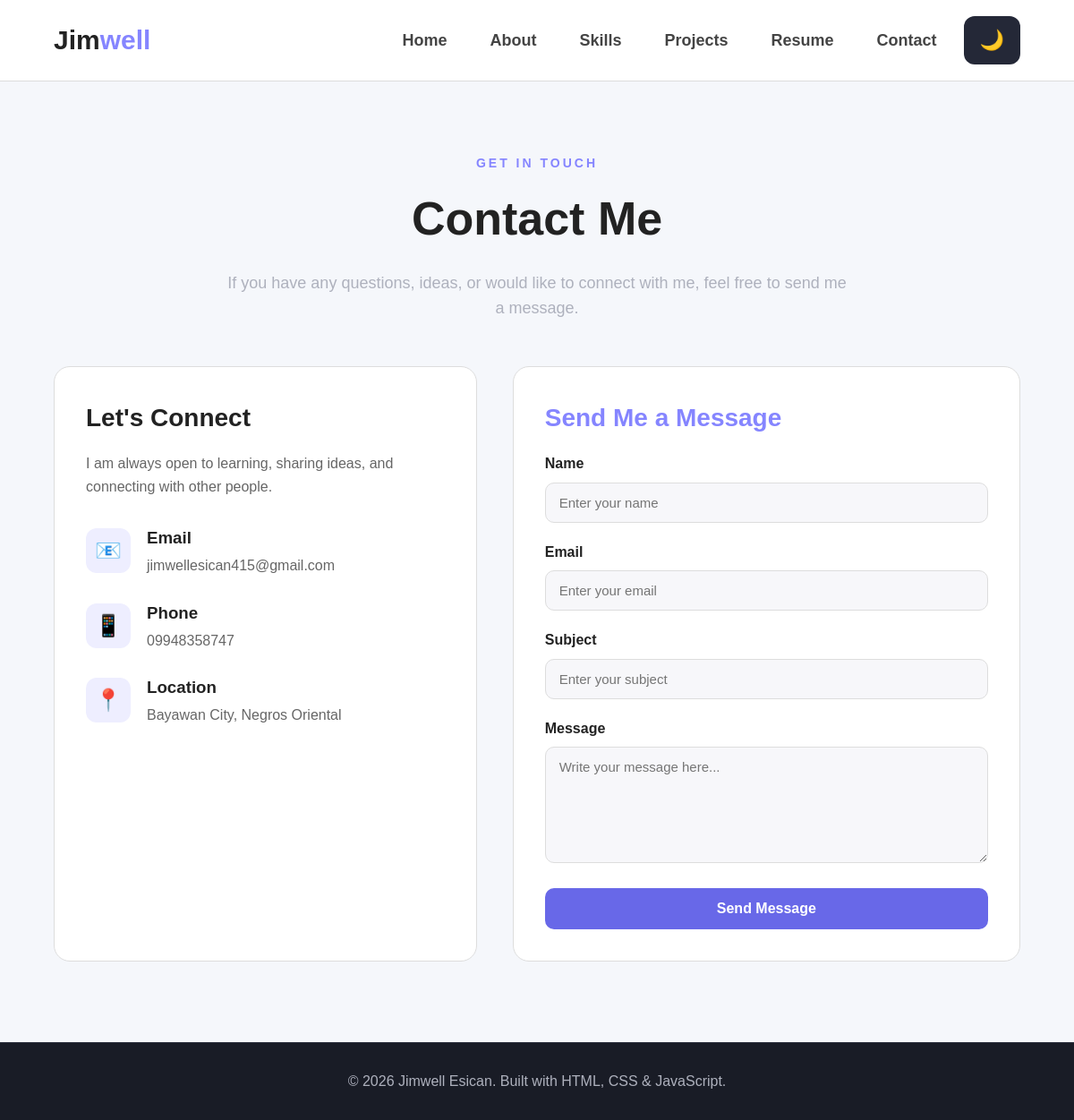
The page /contact.php on the database its author committed.
### tables this page shows
CREATE TABLE `profile` (
  `id` int(11) NOT NULL,
  `full_name` varchar(100) DEFAULT NULL,
  `headline` varchar(150) DEFAULT NULL,
  `introduction` text DEFAULT NULL,
  `biography` text DEFAULT NULL,
  `email` varchar(100) DEFAULT NULL,
  `phone` varchar(30) DEFAULT NULL,
  `location` varchar(100) DEFAULT NULL,
  `profile_image` varchar(255) DEFAULT NULL,
  `interests` text DEFAULT NULL,
  `goals` text DEFAULT NULL,
  `journey` text DEFAULT NULL
);

### contact.php (the view, shortened to what this page needs)
<?php
require_once __DIR__ . '/includes/db.php';
$profileStmt = $pdo->query("SELECT * FROM profile LIMIT 1");
$profile = $profileStmt->fetch();
$name = '';
$email = '';
$subject = '';
$message = '';
?>
<!DOCTYPE html>
<html lang="en">
<head>
    <link rel="stylesheet" href="css/style.css">
</head>
<body>
    <header class="header">
        <nav class="navbar container">
            <a href="index.php" class="logo">
                Jim<span>well</span>
            </a>
            <div class="nav-links">
                <a href="index.php">Home</a>
                <a href="about.php">About</a>
                <a href="skills.php">Skills</a>
                <a href="projects.php">Projects</a>
                <a href="resume.php">Resume</a>
                <a href="contact.php">Contact</a>
                <button
                    class="theme-toggle"
                    aria-label="Toggle dark mode">
                </button>
            </div>
        </nav>
    </header>
    <main>
        <section class="page-header container">
            <p class="eyebrow">
                GET IN TOUCH
            </p>
            <h1>
                Contact Me
            </h1>
            <p>
                If you have any questions, ideas, or would
                like to connect with me, feel free to send
                me a message.
            </p>
        </section>
        <section class="contact-section container">
            <div class="contact-info">
                <h2>
                    Let's Connect
                </h2>
                <p>
                    I am always open to learning, sharing
                    ideas, and connecting with other people.
                </p>
                <div class="contact-item">
                    <div class="contact-icon">
                        📧
                    </div>
                    <div>
                        <h3>Email</h3>
                        <p>
                            <?= htmlspecialchars($profile['email'] ?? '', ENT_QUOTES, 'UTF-8') ?>
                        </p>
                    </div>
                </div>
                <div class="contact-item">
                    <div class="contact-icon">
                        📱
                    </div>
                    <div>
                        <h3>Phone</h3>
                        <p>
                            <?= htmlspecialchars($profile['phone'] ?? '', ENT_QUOTES, 'UTF-8') ?>
                        </p>
                    </div>
                </div>
                <div class="contact-item">
                    <div class="contact-icon">
                        📍
                    </div>
                    <div>
                        <h3>Location</h3>
                        <p>
                            <?= htmlspecialchars($profile['location'] ?? '', ENT_QUOTES, 'UTF-8') ?>
                        </p>
                    </div>
                </div>
            </div>
            <div class="contact-form-container">
                <h2>
                    Send Me a Message
                </h2>
                <form id="contactFormServer" method="POST" action="contact.php">
                    <div class="form-group">
                        <label for="name">
                            Name
                        </label>
                        <input
                            type="text"
                            id="name"
                            name="name"
                            placeholder="Enter your name"
                            maxlength="100"
                            value="<?= htmlspecialchars($name, ENT_QUOTES, 'UTF-8') ?>"
                            required>
                    </div>
                    <div class="form-group">
                        <label for="email">
                            Email
                        </label>
                        <input
                            type="email"
                            id="email"
                            name="email"
                            placeholder="Enter your email"
                            maxlength="100"
                            value="<?= htmlspecialchars($email, ENT_QUOTES, 'UTF-8') ?>"
                            required>
                    </div>
                    <div class="form-group">
                        <label for="subject">
                            Subject
                        </label>
                        <input
                            type="text"
                            id="subject"
                            name="subject"
                            placeholder="Enter your subject"
                            maxlength="150"
                            value="<?= htmlspecialchars($subject, ENT_QUOTES, 'UTF-8') ?>"
                            required>
                    </div>
                    <div class="form-group">
                        <label for="message">
                            Message
                        </label>
                        <textarea
                            id="message"
                            name="message"
                            rows="6"
                            maxlength="10000"
                            placeholder="Write your message here..."
                            required><?= htmlspecialchars($message, ENT_QUOTES, 'UTF-8') ?></textarea>
                    </div>
                    <button
                        type="submit"
                        class="contact-button">
                        Send Message
                    </button>
                </form>
            </div>
        </section>
    </main>
    <footer class="footer">
        <p>
            © 2026 Jimwell Esican.
            Built with HTML, CSS & JavaScript.
        </p>
    </footer>
</body>
</html>

### css/style.css (style rules this page uses)
* { margin: 0; padding: 0; box-sizing: border-box; }
html { scroll-behavior: smooth; }
body { font-family: Arial, sans-serif; background: #0f1117; color: #f5f5f5; line-height: 1.6; }
.container { width: 90%; max-width: 1100px; margin: auto; }
.header { background: #191c26; border-bottom: 1px solid #303442; position: sticky; top: 0; z-index: 1000; }
.navbar { min-height: 90px; display: flex; align-items: center; justify-content: space-between; }
.logo { text-decoration: none; color: #ffffff; font-size: 30px; font-weight: bold; }
.logo span { color: #8585ff; }
.nav-links { display: flex; align-items: center; gap: 12px; }
.nav-links a { text-decoration: none; color: #b8bbc8; font-weight: bold; font-size: 18px; padding: 14px 18px; border-radius: 12px; transition: 0.3s; }
.theme-toggle { border: none; background: #242837; color: white; font-size: 22px; padding: 14px 18px; border-radius: 12px; cursor: pointer; }
.page-header { padding: 80px 0 50px; text-align: center; }
.eyebrow { color: #8585ff; font-size: 14px; font-weight: bold; letter-spacing: 3px; margin-bottom: 10px; }
.page-header h1 { font-size: 52px; margin-bottom: 15px; }
.page-header > p:last-child { max-width: 700px; margin: auto; color: #aeb1bd; font-size: 18px; }
.footer { text-align: center; padding: 30px; background: #191c26; border-top: 1px solid #303442; color: #aeb1bd; }
body:not(.dark-mode) { background: #f5f7fb; color: #222222; }
body:not(.dark-mode) .header { background: white; border-color: #dddddd; }
body:not(.dark-mode) .logo { color: #222222; }
body:not(.dark-mode) .nav-links a { color: #444444; }
.contact-section { display: grid; grid-template-columns: 1fr 1.2fr; gap: 40px; padding-bottom: 90px; }
.contact-info, .contact-form-container { background: #191c26; border: 1px solid #303442; border-radius: 18px; padding: 35px; }
.contact-info h2, .contact-form-container h2 { font-size: 28px; margin-bottom: 15px; }
.contact-info > p { color: #b8bbc8; margin-bottom: 30px; }
.contact-item { display: flex; align-items: center; gap: 18px; margin-bottom: 25px; }
.contact-icon { width: 50px; height: 50px; display: flex; align-items: center; justify-content: center; background: #272b3b; border-radius: 12px; font-size: 24px; }
.contact-item h3 { margin-bottom: 3px; }
.contact-item p { color: #b8bbc8; }
.contact-form-container h2 { color: #8585ff; }
.form-group { margin-bottom: 20px; }
.form-group label { display: block; margin-bottom: 8px; font-weight: bold; }
.form-group input, .form-group textarea { width: 100%; padding: 13px 15px; border: 1px solid #393e54; border-radius: 10px; background: #11141c; color: white; font-family: Arial, sans-serif; font-size: 15px; outline: none; }
.form-group textarea { resize: vertical; }
.contact-button { width: 100%; padding: 14px; border: none; border-radius: 10px; background: #6868e8; color: white; font-size: 16px; font-weight: bold; cursor: pointer; transition: 0.3s; }
body:not(.dark-mode) .contact-info, body:not(.dark-mode) .contact-form-container { background: white; border-color: #dddddd; }
body:not(.dark-mode) .contact-info > p, body:not(.dark-mode) .contact-item p { color: #666666; }
body:not(.dark-mode) .contact-icon { background: #eeeeff; }
body:not(.dark-mode) .form-group input, body:not(.dark-mode) .form-group textarea { background: #f7f7fa; color: #222222; border-color: #dddddd; }
body, .header, .nav-links, .project-card, .skill-card, .resume-card, .about-card, .contact-info, .contact-form-container, .profile-card, .info-card, .quick-section, .about-statement, .footer, .theme-toggle, .nav-links a, .logo, .project-content h2, .project-content p, .skill-card h2, .skill-card p, .resume-card h2, .resume-card h3, .resume-card p, .about-card h2, .about-card p, .contact-item p, .form-group input, .form-group textarea { transition: background-color 0.5s ease, color 0.5s ease, border-color 0.5s ease, box-shadow 0.5s ease; }
.theme-toggle { transition: background-color 0.4s ease, transform 0.3s ease; }

### rows shown on the page
profile: email "jimwellesican415@gmail.com", phone "09948358747", location "Bayawan City, Negros Oriental"
